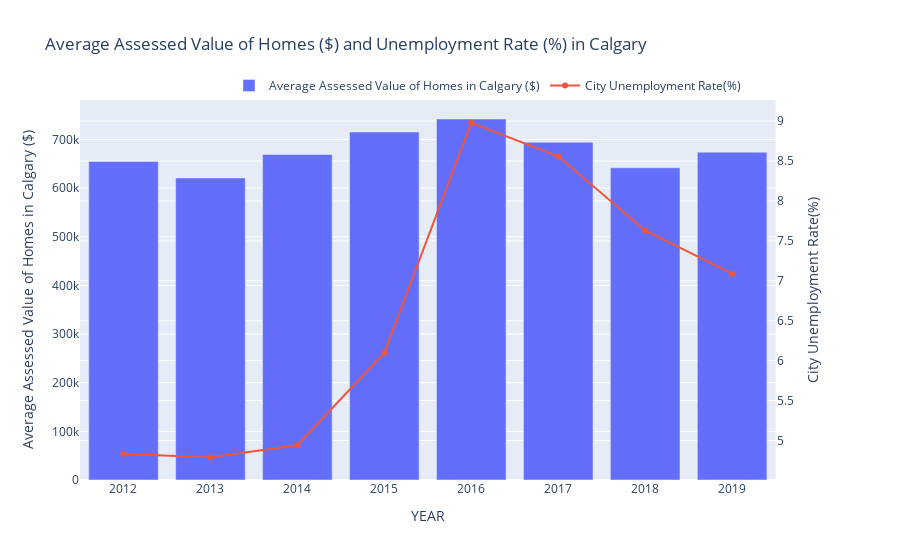

Notebook code for this chart:
### Code cell
# Create figure with secondary y-axis
fig3 = make_subplots(specs=[[{"secondary_y": True}]])

# Add traces
fig3.add_trace(
    go.Bar(x= df3.YEAR, y=df3.AVG_RE_ASSESSED_VALUE, name="Average Assessed Value of Homes in Calgary ($)"),
    secondary_y=False,
)

fig3.add_trace(
    go.Scatter(x=df3.YEAR, y=df3.CITY_UNEMPLOYMENT, name="City Unemployment Rate(%)"),
    secondary_y=True,
)

# Add figure title
fig3.update_layout(
    title_text="Average Assessed Value of Homes ($) and Unemployment Rate (%) in Calgary",
     legend=dict(   orientation="h",
                    yanchor="bottom",
                    y=1.0,
                    xanchor="right",
                    x=0.9)
)

# Set x-axis title
fig3.update_xaxes(title_text="YEAR")

# Set y-axes titles
fig3.update_yaxes(title_text="Average Assessed Value of Homes in Calgary ($)", secondary_y=False)
fig3.update_yaxes(title_text="City Unemployment Rate(%)", secondary_y=True)

fig3.show()

### Figure 1 — Plotly figure (JSON) as saved in the notebook; plotly's stock layout.template omitted (floating-point values rounded to 4 significant figures)
{"data": [{"name": "Average Assessed Value of Homes in Calgary ($)", "type": "bar", "x": [2012, 2013, 2014, 2015, 2016, 2017, 2018, 2019], "xaxis": "x", "y": [654600.0, 620900.0, 669100.0, 715500.0, 742100.0, 694300.0, 641800.0, 673900.0], "yaxis": "y"}, {"name": "City Unemployment Rate(%)", "type": "scatter", "x": [2012, 2013, 2014, 2015, 2016, 2017, 2018, 2019], "xaxis": "x", "y": [4.83, 4.79, 4.94, 6.1, 8.98, 8.56, 7.63, 7.09], "yaxis": "y2"}], "layout": {"autosize": true, "legend": {"orientation": "h", "x": 0.9, "xanchor": "right", "y": 1, "yanchor": "bottom"}, "title": {"text": "Average Assessed Value of Homes ($) and Unemployment Rate (%) in Calgary"}, "xaxis": {"anchor": "y", "autorange": true, "domain": [0, 0.94], "range": [2012.0, 2020.0], "title": {"text": "YEAR"}, "type": "linear"}, "yaxis": {"anchor": "x", "autorange": true, "domain": [0, 1], "range": [0, 781200.0], "title": {"text": "Average Assessed Value of Homes in Calgary ($)"}, "type": "linear"}, "yaxis2": {"anchor": "x", "autorange": true, "overlaying": "y", "range": [4.483, 9.287], "side": "right", "title": {"text": "City Unemployment Rate(%)"}, "type": "linear"}}}
